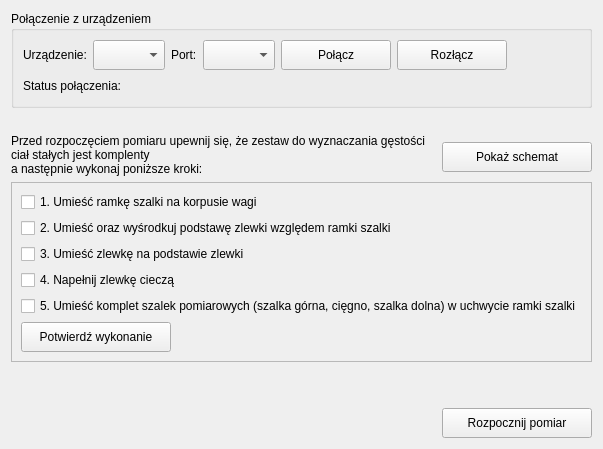
              <widget class="QWidget" name="pageStartMeasure">
               <layout class="QVBoxLayout" name="verticalLayout_57">
                <item>
                 <widget class="QGroupBox" name="settingsGroupBox">
                  <property name="title">
                   <string>Połączenie z urządzeniem</string>
                  </property>
                  <layout class="QVBoxLayout" name="verticalLayout_12">
                   <item>
                    <layout class="QHBoxLayout" name="horizontalLayout_3">
                     <item>
                      <widget class="QLabel" name="labelDeviceName">
                       <property name="minimumSize">
                        <size>
                         <width>0</width>
                         <height>30</height>
                        </size>
                       </property>
                       <property name="text">
                        <string>Urządzenie:</string>
                       </property>
                      </widget>
                     </item>
                     <item>
                      <widget class="QComboBox" name="comboBoxSelectDevice">
                       <property name="minimumSize">
                        <size>
                         <width>0</width>
                         <height>30</height>
                        </size>
                       </property>
                       <property name="maximumSize">
                        <size>
                         <width>100</width>
                         <height>16777215</height>
                        </size>
                       </property>
                      </widget>
                     </item>
                     <item>
                      <widget class="QLabel" name="labelPortName">
                       <property name="maximumSize">
                        <size>
                         <width>40</width>
                         <height>16777215</height>
                        </size>
                       </property>
                       <property name="text">
                        <string>Port:</string>
                       </property>
                      </widget>
                     </item>
                     <item>
                      <widget class="QComboBox" name="comboBoxSelectPort">
                       <property name="minimumSize">
                        <size>
                         <width>0</width>
                         <height>30</height>
                        </size>
                       </property>
                       <property name="maximumSize">
                        <size>
                         <width>120</width>
                         <height>16777215</height>
                        </size>
                       </property>
                      </widget>
                     </item>
                     <item>
                      <widget class="QPushButton" name="buttonConnectDevice">
                       <property name="minimumSize">
                        <size>
                         <width>110</width>
                         <height>30</height>
                        </size>
                       </property>
                       <property name="maximumSize">
                        <size>
                         <width>110</width>
                         <height>30</height>
                        </size>
                       </property>
                       <property name="text">
                        <string>Połącz</string>
                       </property>
                      </widget>
                     </item>
                     <item>
                      <widget class="QPushButton" name="buttonDisconnectDevice">
                       <property name="minimumSize">
                        <size>
                         <width>110</width>
                         <height>30</height>
                        </size>
                       </property>
                       <property name="maximumSize">
                        <size>
                         <width>110</width>
                         <height>30</height>
                        </size>
                       </property>
                       <property name="text">
                        <string>Rozłącz</string>
                       </property>
                      </widget>
                     </item>
                     <item>
                      <spacer name="horizontalSpacer_18">
                       <property name="orientation">
                        <enum>Qt::Orientation::Horizontal</enum>
                       </property>
                       <property name="sizeHint" stdset="0">
                        <size>
                         <width>40</width>
                         <height>20</height>
                        </size>
                       </property>
                      </spacer>
                     </item>
                    </layout>
                   </item>
                   <item>
                    <layout class="QHBoxLayout" name="horizontalLayoutConnectDevice">
                     <item>
                      <widget class="QLabel" name="labelStatusConnection">
                       <property name="text">
                        <string>Status połączenia:</string>
                       </property>
                      </widget>
                     </item>
                     <item>
                      <widget class="QLabel" name="labelEditStatusConnection">
                       <property name="font">
                        <font>
                         <bold>true</bold>
                        </font>
                       </property>
                       <property name="text">
                        <string/>
                       </property>
                      </widget>
                     </item>
                     <item>
                      <spacer name="horizontalSpacer_11">
                       <property name="orientation">
                        <enum>Qt::Orientation::Horizontal</enum>
                       </property>
                       <property name="sizeHint" stdset="0">
                        <size>
                         <width>40</width>
                         <height>20</height>
                        </size>
                       </property>
                      </spacer>
                     </item>
                    </layout>
                   </item>
                  </layout>
                 </widget>
                </item>
                <item>
                 <spacer name="verticalSpacer_42">
                  <property name="orientation">
                   <enum>Qt::Orientation::Vertical</enum>
                  </property>
                  <property name="sizeType">
                   <enum>QSizePolicy::Policy::Minimum</enum>
                  </property>
                  <property name="sizeHint" stdset="0">
                   <size>
                    <width>20</width>
                    <height>20</height>
                   </size>
                  </property>
                 </spacer>
                </item>
                <item>
                 <layout class="QHBoxLayout" name="horizontalLayoutGuideStartMeasure">
                  <item>
                   <widget class="QLabel" name="labelGuidePrepareWorkstation">
                    <property name="font">
                     <font>
                      <pointsize>9</pointsize>
                     </font>
                    </property>
                    <property name="text">
                     <string>Przed rozpoczęciem pomiaru upewnij się, że zestaw do wyznaczania gęstości ciał stałych jest komplenty 
a następnie wykonaj poniższe kroki:</string>
                    </property>
                    <property name="wordWrap">
                     <bool>true</bool>
                    </property>
                   </widget>
                  </item>
                  <item>
                   <widget class="QPushButton" name="buttonShowHydroSetScheme">
                    <property name="minimumSize">
                     <size>
                      <width>150</width>
                      <height>30</height>
                     </size>
                    </property>
                    <property name="maximumSize">
                     <size>
                      <width>150</width>
                      <height>25</height>
                     </size>
                    </property>
                    <property name="text">
                     <string>Pokaż schemat</string>
                    </property>
                   </widget>
                  </item>
                 </layout>
                </item>
                <item>
                 <widget class="QFrame" name="frameStepsPrepareWorkstation_3">
                  <property name="frameShape">
                   <enum>QFrame::Shape::StyledPanel</enum>
                  </property>
                  <layout class="QVBoxLayout" name="verticalLayout_56">
                   <item>
                    <widget class="QCheckBox" name="checkBoxStep1PrepareWorkstation">
                     <property name="text">
                      <string>1. Umieść ramkę szalki na korpusie wagi</string>
                     </property>
                    </widget>
                   </item>
                   <item>
                    <widget class="QCheckBox" name="checkBoxStep2PrepareWorkstation">
                     <property name="text">
                      <string>2. Umieść oraz wyśrodkuj podstawę zlewki względem ramki szalki</string>
                     </property>
                    </widget>
                   </item>
                   <item>
                    <widget class="QCheckBox" name="checkBoxStep3PrepareWorkstation">
                     <property name="text">
                      <string>3. Umieść zlewkę na podstawie zlewki</string>
                     </property>
                    </widget>
                   </item>
                   <item>
                    <widget class="QCheckBox" name="checkBoxStep4PrepareWorkstation">
                     <property name="text">
                      <string>4. Napełnij zlewkę cieczą</string>
                     </property>
                    </widget>
                   </item>
                   <item>
                    <widget class="QCheckBox" name="checkBoxStep5PrepareWorkstation">
                     <property name="text">
                      <string>5. Umieść komplet szalek pomiarowych (szalka górna, cięgno, szalka dolna) w uchwycie ramki szalki</string>
                     </property>
                    </widget>
                   </item>
                   <item>
                    <widget class="QPushButton" name="buttonConfrimPrepareWorkstation">
                     <property name="minimumSize">
                      <size>
                       <width>150</width>
                       <height>30</height>
                      </size>
                     </property>
                     <property name="maximumSize">
                      <size>
                       <width>150</width>
                       <height>16777215</height>
                      </size>
                     </property>
                     <property name="text">
                      <string>Potwierdź wykonanie</string>
                     </property>
                    </widget>
                   </item>
                  </layout>
                 </widget>
                </item>
                <item>
                 <spacer name="verticalSpacer_41">
                  <property name="orientation">
                   <enum>Qt::Orientation::Vertical</enum>
                  </property>
                  <property name="sizeHint" stdset="0">
                   <size>
                    <width>20</width>
                    <height>40</height>
                   </size>
                  </property>
                 </spacer>
                </item>
                <item>
                 <layout class="QHBoxLayout" name="horizontalLayout_17">
                  <item>
                   <spacer name="horizontalSpacer_54">
                    <property name="orientation">
                     <enum>Qt::Orientation::Horizontal</enum>
                    </property>
                    <property name="sizeHint" stdset="0">
                     <size>
                      <width>40</width>
                      <height>20</height>
                     </size>
                    </property>
                   </spacer>
                  </item>
                  <item>
                   <widget class="QPushButton" name="buttonStartMeasure">
                    <property name="minimumSize">
                     <size>
                      <width>150</width>
                      <height>30</height>
                     </size>
                    </property>
                    <property name="maximumSize">
                     <size>
                      <width>150</width>
                      <height>16777215</height>
                     </size>
                    </property>
                    <property name="text">
                     <string>Rozpocznij pomiar</string>
                    </property>
                   </widget>
                  </item>
                 </layout>
                </item>
               </layout>
              </widget>
